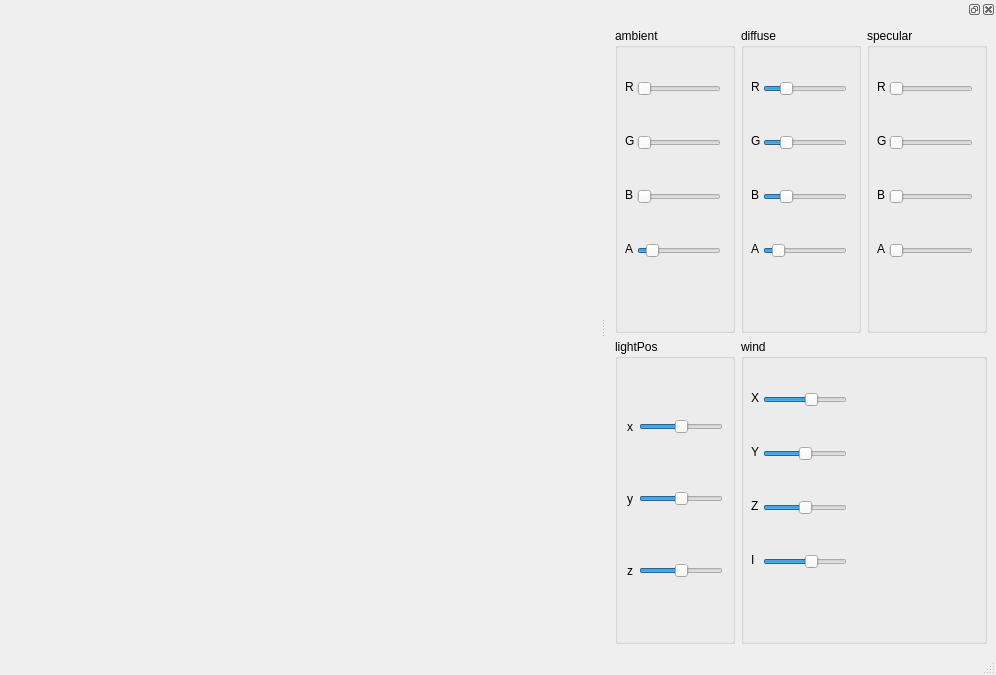
<?xml version="1.0" encoding="UTF-8"?>
<ui version="4.0">
 <class>MainWindow</class>
 <widget class="QMainWindow" name="MainWindow">
  <property name="geometry">
   <rect>
    <x>0</x>
    <y>0</y>
    <width>996</width>
    <height>675</height>
   </rect>
  </property>
  <property name="windowTitle">
   <string>MainWindow</string>
  </property>
  <widget class="QWidget" name="centralwidget"/>
  <widget class="QMenuBar" name="menubar">
   <property name="geometry">
    <rect>
     <x>0</x>
     <y>0</y>
     <width>996</width>
     <height>23</height>
    </rect>
   </property>
  </widget>
  <widget class="QStatusBar" name="statusbar"/>
  <widget class="QDockWidget" name="dockWidget_2">
   <attribute name="dockWidgetArea">
    <number>2</number>
   </attribute>
   <widget class="QWidget" name="dockWidgetContents_2">
    <layout class="QGridLayout" name="gridLayout">
     <item row="0" column="0">
      <widget class="QGroupBox" name="ambientGroupBox">
       <property name="minimumSize">
        <size>
         <width>120</width>
         <height>0</height>
        </size>
       </property>
       <property name="title">
        <string>ambient</string>
       </property>
       <widget class="QSlider" name="ambientRSlider">
        <property name="geometry">
         <rect>
          <x>22</x>
          <y>51</y>
          <width>84</width>
          <height>19</height>
         </rect>
        </property>
        <property name="maximum">
         <number>255</number>
        </property>
        <property name="value">
         <number>0</number>
        </property>
        <property name="orientation">
         <enum>Qt::Horizontal</enum>
        </property>
       </widget>
       <widget class="QSlider" name="ambientGSlider">
        <property name="geometry">
         <rect>
          <x>22</x>
          <y>105</y>
          <width>84</width>
          <height>19</height>
         </rect>
        </property>
        <property name="maximum">
         <number>255</number>
        </property>
        <property name="value">
         <number>0</number>
        </property>
        <property name="orientation">
         <enum>Qt::Horizontal</enum>
        </property>
       </widget>
       <widget class="QLabel" name="label">
        <property name="geometry">
         <rect>
          <x>10</x>
          <y>51</y>
          <width>16</width>
          <height>16</height>
         </rect>
        </property>
        <property name="text">
         <string>R</string>
        </property>
       </widget>
       <widget class="QLabel" name="label_2">
        <property name="geometry">
         <rect>
          <x>10</x>
          <y>105</y>
          <width>16</width>
          <height>16</height>
         </rect>
        </property>
        <property name="text">
         <string>G</string>
        </property>
       </widget>
       <widget class="QLabel" name="label_3">
        <property name="geometry">
         <rect>
          <x>10</x>
          <y>159</y>
          <width>16</width>
          <height>16</height>
         </rect>
        </property>
        <property name="text">
         <string>B</string>
        </property>
       </widget>
       <widget class="QLabel" name="label_4">
        <property name="geometry">
         <rect>
          <x>10</x>
          <y>213</y>
          <width>16</width>
          <height>16</height>
         </rect>
        </property>
        <property name="text">
         <string>A</string>
        </property>
       </widget>
       <widget class="QSlider" name="ambientBSlider">
        <property name="geometry">
         <rect>
          <x>22</x>
          <y>159</y>
          <width>84</width>
          <height>19</height>
         </rect>
        </property>
        <property name="maximum">
         <number>255</number>
        </property>
        <property name="value">
         <number>0</number>
        </property>
        <property name="orientation">
         <enum>Qt::Horizontal</enum>
        </property>
       </widget>
       <widget class="QSlider" name="ambientASlider">
        <property name="geometry">
         <rect>
          <x>22</x>
          <y>213</y>
          <width>84</width>
          <height>19</height>
         </rect>
        </property>
        <property name="maximum">
         <number>255</number>
        </property>
        <property name="value">
         <number>30</number>
        </property>
        <property name="orientation">
         <enum>Qt::Horizontal</enum>
        </property>
       </widget>
      </widget>
     </item>
     <item row="0" column="1">
      <widget class="QGroupBox" name="diffuseGroupBox">
       <property name="minimumSize">
        <size>
         <width>120</width>
         <height>0</height>
        </size>
       </property>
       <property name="title">
        <string>diffuse</string>
       </property>
       <widget class="QSlider" name="diffuseRSlider">
        <property name="geometry">
         <rect>
          <x>22</x>
          <y>51</y>
          <width>84</width>
          <height>19</height>
         </rect>
        </property>
        <property name="maximum">
         <number>255</number>
        </property>
        <property name="value">
         <number>60</number>
        </property>
        <property name="orientation">
         <enum>Qt::Horizontal</enum>
        </property>
       </widget>
       <widget class="QSlider" name="diffuseGSlider">
        <property name="geometry">
         <rect>
          <x>22</x>
          <y>105</y>
          <width>84</width>
          <height>19</height>
         </rect>
        </property>
        <property name="maximum">
         <number>255</number>
        </property>
        <property name="value">
         <number>60</number>
        </property>
        <property name="orientation">
         <enum>Qt::Horizontal</enum>
        </property>
       </widget>
       <widget class="QLabel" name="label_12">
        <property name="geometry">
         <rect>
          <x>10</x>
          <y>51</y>
          <width>16</width>
          <height>16</height>
         </rect>
        </property>
        <property name="text">
         <string>R</string>
        </property>
       </widget>
       <widget class="QLabel" name="label_13">
        <property name="geometry">
         <rect>
          <x>10</x>
          <y>105</y>
          <width>16</width>
          <height>16</height>
         </rect>
        </property>
        <property name="text">
         <string>G</string>
        </property>
       </widget>
       <widget class="QLabel" name="label_14">
        <property name="geometry">
         <rect>
          <x>10</x>
          <y>159</y>
          <width>16</width>
          <height>16</height>
         </rect>
        </property>
        <property name="text">
         <string>B</string>
        </property>
       </widget>
       <widget class="QLabel" name="label_15">
        <property name="geometry">
         <rect>
          <x>10</x>
          <y>213</y>
          <width>16</width>
          <height>16</height>
         </rect>
        </property>
        <property name="text">
         <string>A</string>
        </property>
       </widget>
       <widget class="QSlider" name="diffuseBSlider">
        <property name="geometry">
         <rect>
          <x>22</x>
          <y>159</y>
          <width>84</width>
          <height>19</height>
         </rect>
        </property>
        <property name="maximum">
         <number>255</number>
        </property>
        <property name="value">
         <number>60</number>
        </property>
        <property name="orientation">
         <enum>Qt::Horizontal</enum>
        </property>
       </widget>
       <widget class="QSlider" name="diffuseASlider">
        <property name="geometry">
         <rect>
          <x>22</x>
          <y>213</y>
          <width>84</width>
          <height>19</height>
         </rect>
        </property>
        <property name="maximum">
         <number>255</number>
        </property>
        <property name="value">
         <number>30</number>
        </property>
        <property name="orientation">
         <enum>Qt::Horizontal</enum>
        </property>
       </widget>
      </widget>
     </item>
     <item row="0" column="2">
      <widget class="QGroupBox" name="specularGroupBox">
       <property name="minimumSize">
        <size>
         <width>120</width>
         <height>0</height>
        </size>
       </property>
       <property name="title">
        <string>specular</string>
       </property>
       <widget class="QSlider" name="specularRSlider">
        <property name="geometry">
         <rect>
          <x>22</x>
          <y>51</y>
          <width>84</width>
          <height>19</height>
         </rect>
        </property>
        <property name="maximum">
         <number>255</number>
        </property>
        <property name="orientation">
         <enum>Qt::Horizontal</enum>
        </property>
       </widget>
       <widget class="QSlider" name="specularGSlider">
        <property name="geometry">
         <rect>
          <x>22</x>
          <y>105</y>
          <width>84</width>
          <height>19</height>
         </rect>
        </property>
        <property name="maximum">
         <number>255</number>
        </property>
        <property name="orientation">
         <enum>Qt::Horizontal</enum>
        </property>
       </widget>
       <widget class="QLabel" name="label_16">
        <property name="geometry">
         <rect>
          <x>10</x>
          <y>51</y>
          <width>16</width>
          <height>16</height>
         </rect>
        </property>
        <property name="text">
         <string>R</string>
        </property>
       </widget>
       <widget class="QLabel" name="label_17">
        <property name="geometry">
         <rect>
          <x>10</x>
          <y>105</y>
          <width>16</width>
          <height>16</height>
         </rect>
        </property>
        <property name="text">
         <string>G</string>
        </property>
       </widget>
       <widget class="QLabel" name="label_18">
        <property name="geometry">
         <rect>
          <x>10</x>
          <y>159</y>
          <width>16</width>
          <height>16</height>
         </rect>
        </property>
        <property name="text">
         <string>B</string>
        </property>
       </widget>
       <widget class="QLabel" name="label_19">
        <property name="geometry">
         <rect>
          <x>10</x>
          <y>213</y>
          <width>16</width>
          <height>16</height>
         </rect>
        </property>
        <property name="text">
         <string>A</string>
        </property>
       </widget>
       <widget class="QSlider" name="specularBSlider">
        <property name="geometry">
         <rect>
          <x>22</x>
          <y>159</y>
          <width>84</width>
          <height>19</height>
         </rect>
        </property>
        <property name="maximum">
         <number>255</number>
        </property>
        <property name="orientation">
         <enum>Qt::Horizontal</enum>
        </property>
       </widget>
       <widget class="QSlider" name="specularASlider">
        <property name="geometry">
         <rect>
          <x>22</x>
          <y>213</y>
          <width>84</width>
          <height>19</height>
         </rect>
        </property>
        <property name="maximum">
         <number>255</number>
        </property>
        <property name="orientation">
         <enum>Qt::Horizontal</enum>
        </property>
       </widget>
      </widget>
     </item>
     <item row="1" column="0">
      <widget class="QGroupBox" name="lightPosGroupBox">
       <property name="title">
        <string>lightPos</string>
       </property>
       <layout class="QGridLayout" name="gridLayout_2">
        <item row="1" column="1">
         <widget class="QSlider" name="lightYSlider">
          <property name="minimum">
           <number>-255</number>
          </property>
          <property name="maximum">
           <number>255</number>
          </property>
          <property name="orientation">
           <enum>Qt::Horizontal</enum>
          </property>
         </widget>
        </item>
        <item row="1" column="0">
         <widget class="QLabel" name="label_6">
          <property name="text">
           <string>y</string>
          </property>
         </widget>
        </item>
        <item row="0" column="0">
         <widget class="QLabel" name="label_5">
          <property name="text">
           <string>x</string>
          </property>
         </widget>
        </item>
        <item row="0" column="1">
         <widget class="QSlider" name="lightXSlider">
          <property name="minimum">
           <number>-255</number>
          </property>
          <property name="maximum">
           <number>255</number>
          </property>
          <property name="orientation">
           <enum>Qt::Horizontal</enum>
          </property>
         </widget>
        </item>
        <item row="3" column="0">
         <widget class="QLabel" name="label_7">
          <property name="text">
           <string>z</string>
          </property>
         </widget>
        </item>
        <item row="3" column="1">
         <widget class="QSlider" name="lightZSlider">
          <property name="minimum">
           <number>-255</number>
          </property>
          <property name="maximum">
           <number>255</number>
          </property>
          <property name="orientation">
           <enum>Qt::Horizontal</enum>
          </property>
         </widget>
        </item>
       </layout>
      </widget>
     </item>
     <item row="1" column="1" colspan="2">
      <widget class="QGroupBox" name="windGroupBox">
       <property name="title">
        <string>wind</string>
       </property>
       <widget class="QSlider" name="windXSlider">
        <property name="geometry">
         <rect>
          <x>22</x>
          <y>51</y>
          <width>84</width>
          <height>19</height>
         </rect>
        </property>
        <property name="minimum">
         <number>-255</number>
        </property>
        <property name="maximum">
         <number>255</number>
        </property>
        <property name="value">
         <number>50</number>
        </property>
        <property name="orientation">
         <enum>Qt::Horizontal</enum>
        </property>
       </widget>
       <widget class="QSlider" name="windYSlider">
        <property name="geometry">
         <rect>
          <x>22</x>
          <y>105</y>
          <width>84</width>
          <height>19</height>
         </rect>
        </property>
        <property name="minimum">
         <number>-255</number>
        </property>
        <property name="maximum">
         <number>255</number>
        </property>
        <property name="orientation">
         <enum>Qt::Horizontal</enum>
        </property>
       </widget>
       <widget class="QLabel" name="label_28">
        <property name="geometry">
         <rect>
          <x>10</x>
          <y>51</y>
          <width>16</width>
          <height>16</height>
         </rect>
        </property>
        <property name="text">
         <string>X</string>
        </property>
       </widget>
       <widget class="QLabel" name="label_29">
        <property name="geometry">
         <rect>
          <x>10</x>
          <y>105</y>
          <width>16</width>
          <height>16</height>
         </rect>
        </property>
        <property name="text">
         <string>Y</string>
        </property>
       </widget>
       <widget class="QLabel" name="label_30">
        <property name="geometry">
         <rect>
          <x>10</x>
          <y>159</y>
          <width>16</width>
          <height>16</height>
         </rect>
        </property>
        <property name="text">
         <string>Z</string>
        </property>
       </widget>
       <widget class="QLabel" name="label_31">
        <property name="geometry">
         <rect>
          <x>10</x>
          <y>213</y>
          <width>16</width>
          <height>16</height>
         </rect>
        </property>
        <property name="text">
         <string>I</string>
        </property>
       </widget>
       <widget class="QSlider" name="windZSlider">
        <property name="geometry">
         <rect>
          <x>22</x>
          <y>159</y>
          <width>84</width>
          <height>19</height>
         </rect>
        </property>
        <property name="minimum">
         <number>-255</number>
        </property>
        <property name="maximum">
         <number>255</number>
        </property>
        <property name="orientation">
         <enum>Qt::Horizontal</enum>
        </property>
       </widget>
       <widget class="QSlider" name="intensitySlider">
        <property name="geometry">
         <rect>
          <x>22</x>
          <y>213</y>
          <width>84</width>
          <height>19</height>
         </rect>
        </property>
        <property name="maximum">
         <number>255</number>
        </property>
        <property name="value">
         <number>150</number>
        </property>
        <property name="orientation">
         <enum>Qt::Horizontal</enum>
        </property>
       </widget>
      </widget>
     </item>
    </layout>
    <zorder>lightPosGroupBox</zorder>
    <zorder>ambientGroupBox</zorder>
    <zorder>diffuseGroupBox</zorder>
    <zorder>specularGroupBox</zorder>
    <zorder>windGroupBox</zorder>
   </widget>
  </widget>
 </widget>
 <resources/>
 <connections/>
</ui>
